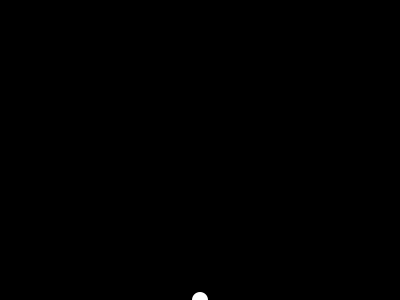
Frame 1 (no input)
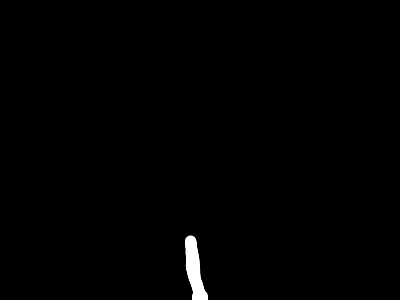
Frame 60 (the mouse pressed at the canvas centre just before this capture)
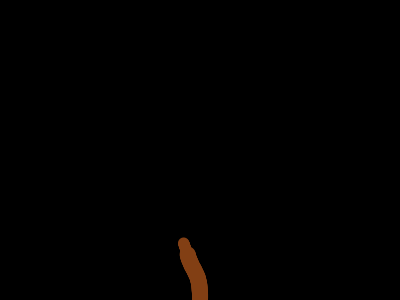
Frame 120 (the mouse held since frame 60 and released just before this capture)

The Processing sketch that drew these frames (run headless with seeded random() and noise(); from frame 60 on, the mouse is pressed at the canvas centre):

// Processing sketch: tree_sample
// ── tree_sample.pde
pathfinder[] paths;
ArrayList<float[]> dataSet = new ArrayList<float[]>();
int k = 0;
int h = 0;
int treenum = 0;

void setup() {
  size(400, 300);
  background(0);
  ellipseMode(CENTER);
  fill(255);
  noStroke();
  smooth();
  paths = new pathfinder[1];
  paths[0] = new pathfinder();
  float[] data = new float[30000];
  dataSet.add(data);
}
void draw() {
  background(0);
  if (k < 10000){
    for (int i=0;i<paths.length;i++) {
      PVector loc = paths[i].location;
      float diam = paths[i].diameter;
      //ellipse(loc.x, loc.y, diam, diam);
      if (k < 10000){
        dataSet.get(treenum)[k*3] = loc.x;
        dataSet.get(treenum)[k*3+1] = loc.y;
        dataSet.get(treenum)[k*3+2] = diam;
      }
      paths[i].update();
      k += 1;
    }
    for (int j = 0;j < dataSet.get(treenum).length/3; j++){
      ellipse(dataSet.get(treenum)[3*j],dataSet.get(treenum)[3*j+1],dataSet.get(treenum)[3*j+2],dataSet.get(treenum)[3*j+2]);
    }
  }else{
    background(0);
    for (int j = 0;j < dataSet.get(treenum).length/3-h*100; j++){
      ellipse(dataSet.get(treenum)[3*j],dataSet.get(treenum)[3*j+1],dataSet.get(treenum)[3*j+2],dataSet.get(treenum)[3*j+2]);
    }
    h += 1;
  }
}
void mousePressed() {
  k = 0;
  h = 0;
  treenum += 1;
  float[] data = new float[30000];
  dataSet.add(data);
  fill(random(255),random(255),random(255));
  background(0);
  paths = new pathfinder[1];
  paths[0] = new pathfinder();
}

class pathfinder {
  PVector location;
  PVector velocity;
  float diameter;
  pathfinder() {
    location = new PVector(width/2, height);
    velocity = new PVector(0, -1);
    diameter = 16;
  }
  pathfinder(pathfinder parent) {
    location = parent.location.get();
    velocity = parent.velocity.get();
    float area = PI*sq(parent.diameter/2);
    float newDiam = sqrt(area/2/PI)*2;
    diameter = parent.diameter*0.7;
    parent.diameter = parent.diameter*0.7;
  }
  void update() {
    if (diameter>0.5) {
      location.add(velocity);
      PVector bump = new PVector(random(-1, 1), random(-1, 1));
      bump.mult(0.1);
      velocity.add(bump);
      velocity.normalize();
      //velocity.mult(2);
      if (random(0, 1)<0.02) {
        paths = (pathfinder[]) append(paths, new pathfinder(this));
      }
    }
  }
}
